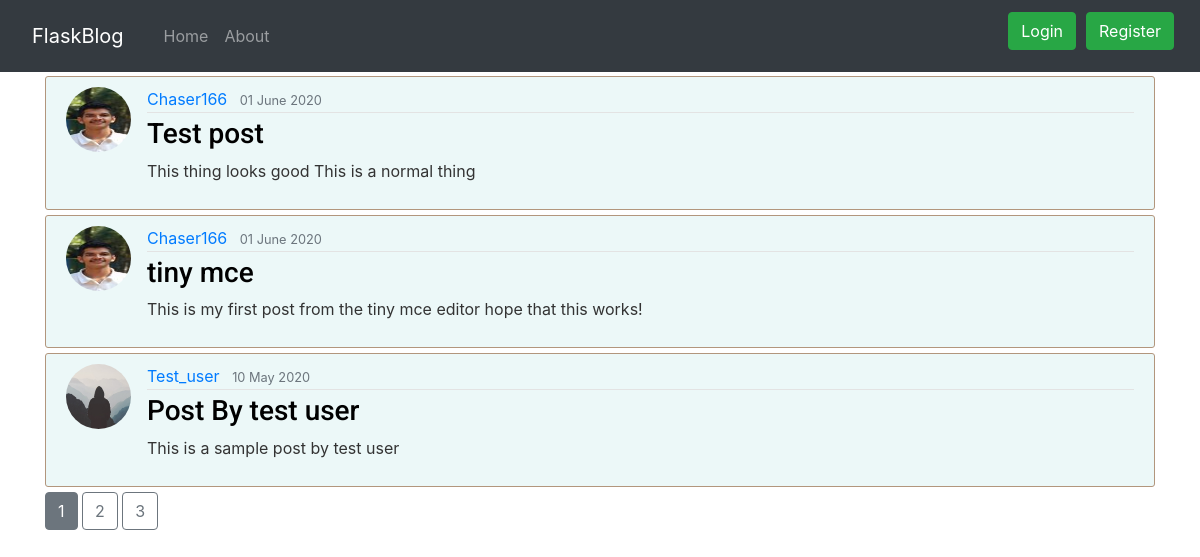
The app's page /home, older data.
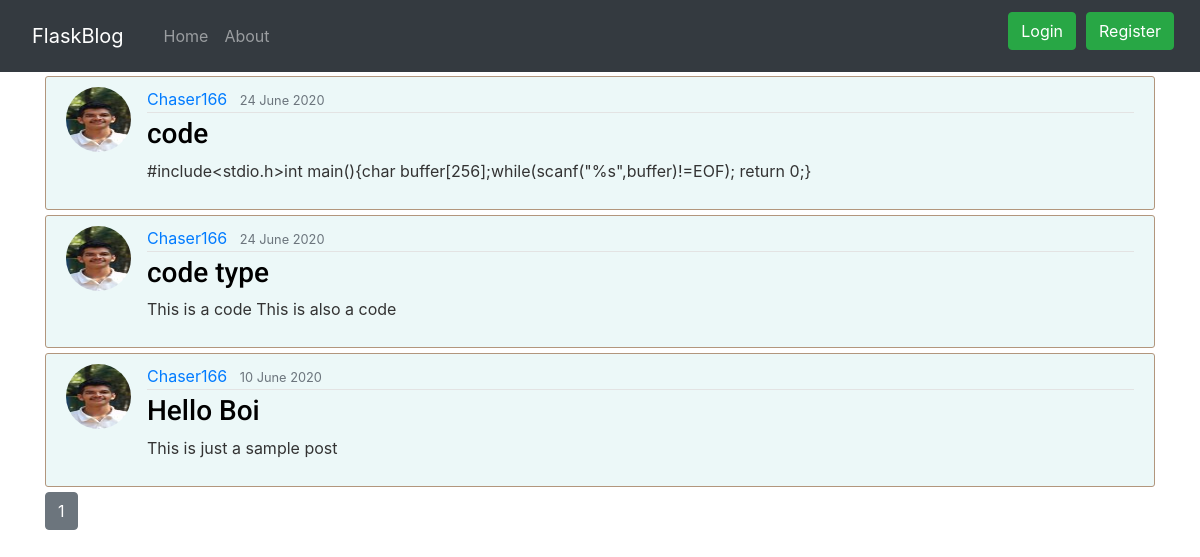
The same page, newer data.
### flaskblog/models.py (models this page shows, shortened)
class Post(db.Model):
    id = db.Column(db.Integer, primary_key=True)
    title = db.Column(db.String(50), nullable=False)
    date_posted = db.Column(db.DateTime, nullable=False,
                            default=datetime.utcnow)
    content = db.Column(db.Text, nullable=False)
    user_id = db.Column(db.Integer, db.ForeignKey('user.id'), nullable=False)

class User(db.Model, UserMixin):
    id = db.Column(db.Integer, primary_key=True)
    username = db.Column(db.String(20), unique=True, nullable=False)
    email = db.Column(db.String(50), unique=True, nullable=False)
    image_file = db.Column(db.String(20), nullable=True,
                           default='default.jpg')
    password = db.Column(db.String(60), nullable=False)
    posts = db.relationship('Post', backref='author', lazy=True)

### flaskblog/main/routes.py (the view)
@main.route('/')
@main.route('/home')
def home():
    page = request.args.get('page', 1, type=int)
    posts = Post.query.order_by(
        Post.date_posted.desc()).paginate(per_page=3, page=page)
    return render_template('home.html', posts=posts)

### flaskblog/templates/home.html
{% extends "layout.html" %}
{%block content%}
{% for post in posts.items %}
<article class="media content-section">
    <img class="rounded-circle article-img" src="{{ url_for('static',filename='images/'+post.author.image_file) }}">
    <div class="media-body">
        <div class="article-metadata">
            <a class="mr-2"
                href="{{ url_for('users.user_posts',username = post.author.username) }}">{{ post.author.username }}</a>
            <small class="text-muted">{{ post.date_posted.strftime('%d %B %Y') }}</small>
        </div>
        <h3><a class="article-title" href="{{ url_for('posts.post',post_id = post.id )}}">{{ post.title }}</a></h3>
        <p class=" article-content">{{ post.content|striptags }}</p>
    </div>
</article>
{% endfor %}
{% for page_num in posts.iter_pages(left_edge = 1,right_edge = 1,left_current = 1,right_current = 2) %}
{% if page_num %}
{% if page_num == posts.page %}
<a class="btn btn-secondary mb-4" href="{{ url_for('main.home',page = page_num) }}">{{page_num}}</a>
{% else %}
<a class="btn btn btn-outline-secondary mb-4" href="{{ url_for('main.home',page = page_num) }}">{{page_num}}</a>
{% endif %}
{% else %}
...
{% endif %}
{% endfor %}
{% endblock content%}

Row changes from the older to the newer data that the page shows:
removed Post: image_file (picture), author.username "Chaser166", date_posted "01 June 2020", title "Test post", content "This thing looks good This is a normal thing"
removed Post: image_file (picture), author.username "Chaser166", date_posted "01 June 2020", title "tiny mce", content "This is my first post from the tiny mce editor hope that this works!"
removed Post: image_file (placeholder picture), author.username "Test_user", date_posted "10 May 2020", title "Post By test user", content "This is a sample post by test user"
now on this page (row edited): Post: image_file (picture), author.username "Chaser166", date_posted "24 June 2020", title "code", content "#include<stdio.h>int main(){char buffer[256];while(scanf(\"%s\",buffer)!=EOF); return 0;}"
now on this page (row edited): Post: image_file (picture), author.username "Chaser166", date_posted "24 June 2020", title "code type", content "This is a code This is also a code"
now on this page (row edited): Post: image_file (picture), author.username "Chaser166", date_posted "10 June 2020", title "Hello Boi", content "This is just a sample post"
Text that changed along with them:
list line gone: "2"
list line gone: "3"
